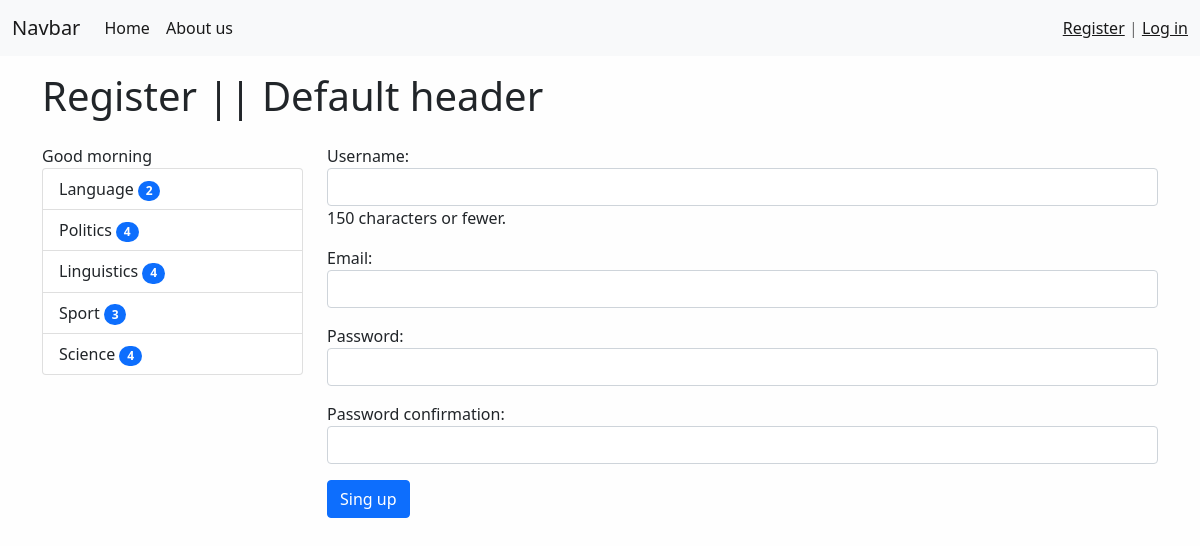
Screenshot of /register/ with the database file from the repository.
### article/models.py (models this page shows, shortened)
class Category(models.Model):
    objects = None
    title = models.CharField(max_length=150, db_index=True, verbose_name='Category')
    def get_absolute_url(self):
        return reverse('category', kwargs={"cat_id": self.pk})
    class Meta:
        verbose_name = 'Category'
        verbose_name_plural = 'Categories'

### article/views.py (the view)
# urls.py: path('register/', register, name='register'),
def register(request):
    if request.method == 'POST':
        form = RegisterForm(request.POST)
        if form.is_valid():
            form.save()
            messages.success(request, "You successfully signed up")
            return redirect('login')
        else:
            messages.error(request, "Registration failed")
    else:
        form = RegisterForm()
    return render(request, 'article/register.html', {'form': form})

### article/forms.py
class RegisterForm(UserCreationForm):
	username = forms.CharField(label='Username', help_text="150 characters or fewer.", widget=forms.TextInput(attrs={'class': 'form-control'}))
	email = forms.EmailField(label='Email', widget=forms.EmailInput(attrs={'class': 'form-control'}))
	password1 = forms.CharField(label='Password', widget=forms.PasswordInput(attrs={'class': 'form-control'}))
	password2 = forms.CharField(label='Password confirmation', widget=forms.PasswordInput(attrs={'class': 'form-control'}))
	class Meta:
		model = User
		fields = ['username', 'email', 'password1', 'password2']

### article/templatetags/article_tags.py (called while the page is built)
@register.simple_tag()
def get_categories():
    return Category.objects.all()

@register.inclusion_tag("article/list_categories.html")
def display_categories(arg1="Hello", arh2="There"):
    categories = Category.objects.annotate(cnt=Count('article', filter=F('article__is_published'))).filter(cnt__gt=0)
    return {"cats": categories, "arg1": arg1, "arh2": arh2}

### article/templates/article/register.html (shortened to what this page needs)
{%extends 'base.html' %}
{% block head %}
    Register || {{ block.super }}
{% endblock head %}
{% block sidebar %}
    {% include 'inc/_sidebar.html' %}
{% endblock sidebar %}
{% block content%}
    <form method="post">
        {{form.as_p}}
        <button type="submit"  class="btn btn-primary btn-block">Sing up</button>
    </form>
{% endblock content%}

### article/templates/article/list_categories.html
<div class="list-group">
    {{ arg1 }}
        {% for cat in cats %}
        {% if cur_cat == cat.pk%}
            <a
                href="{{ cat.get_absolute_url }}" class="list-group-item list-group-item-action active" aria-current="true">{{cat.title}}
                <span class="badge bg-primary rounded-pill">{{cat.cnt}}</span>
            </a>
        {% else %}
            <a
                href="{{ cat.get_absolute_url }}" class="list-group-item list-group-item-action" aria-current="true">{{cat.title}}
                <span class="badge bg-primary rounded-pill">{{cat.cnt}}</span>
            </a>
        {%endif%}
        {%endfor%}
</div>

### land_of_lang/static/css/style.css (style rules this page uses)
body { background-color: #fefefe; }

### rows the page displays
Category: title "Language", cnt "2"
Category: title "Politics", cnt "4"
Category: title "Linguistics", cnt "4"
Category: title "Sport", cnt "3"
Category: title "Science", cnt "4"

### other values shown
{{ arg1 }} "Good morning"
